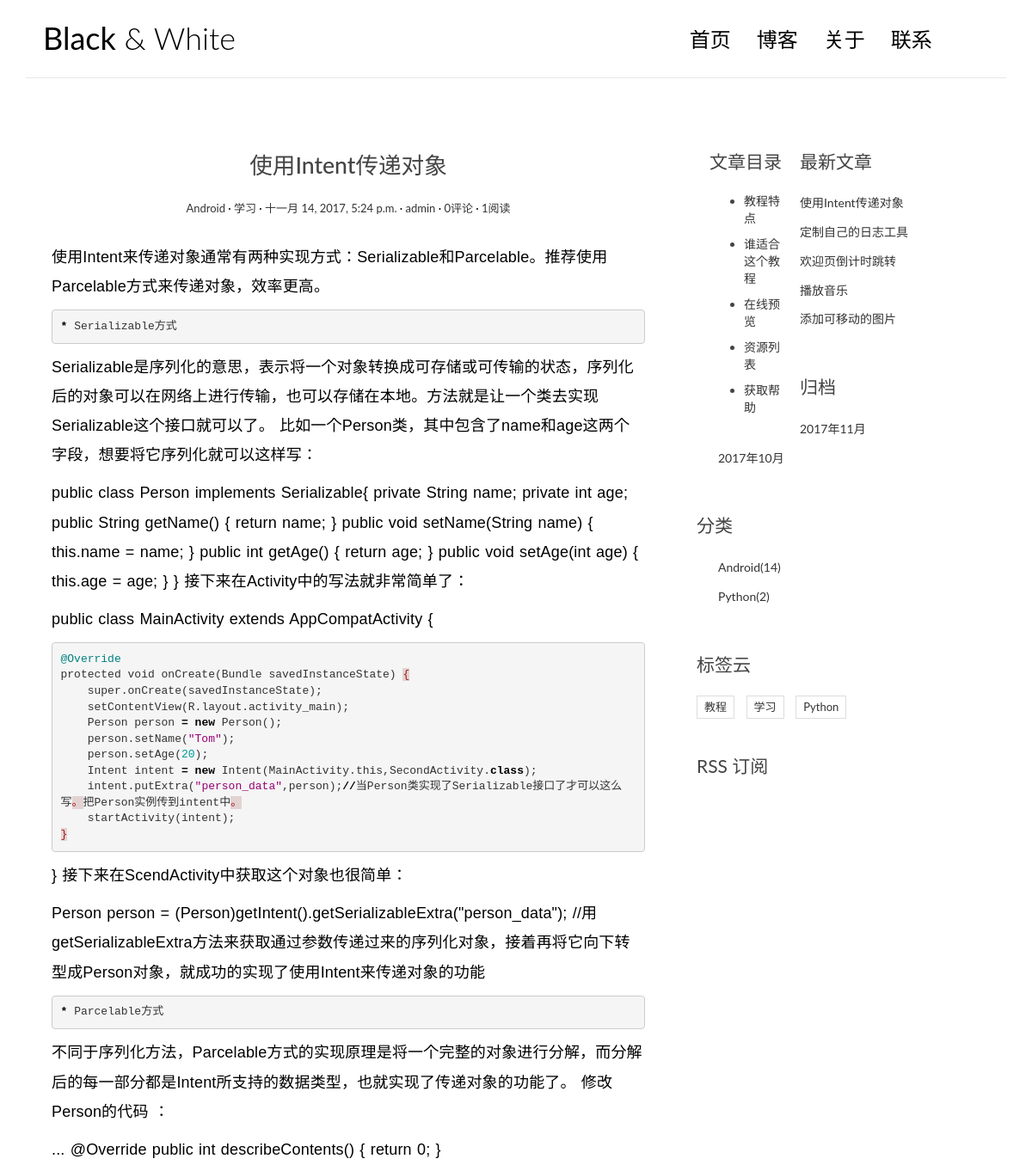
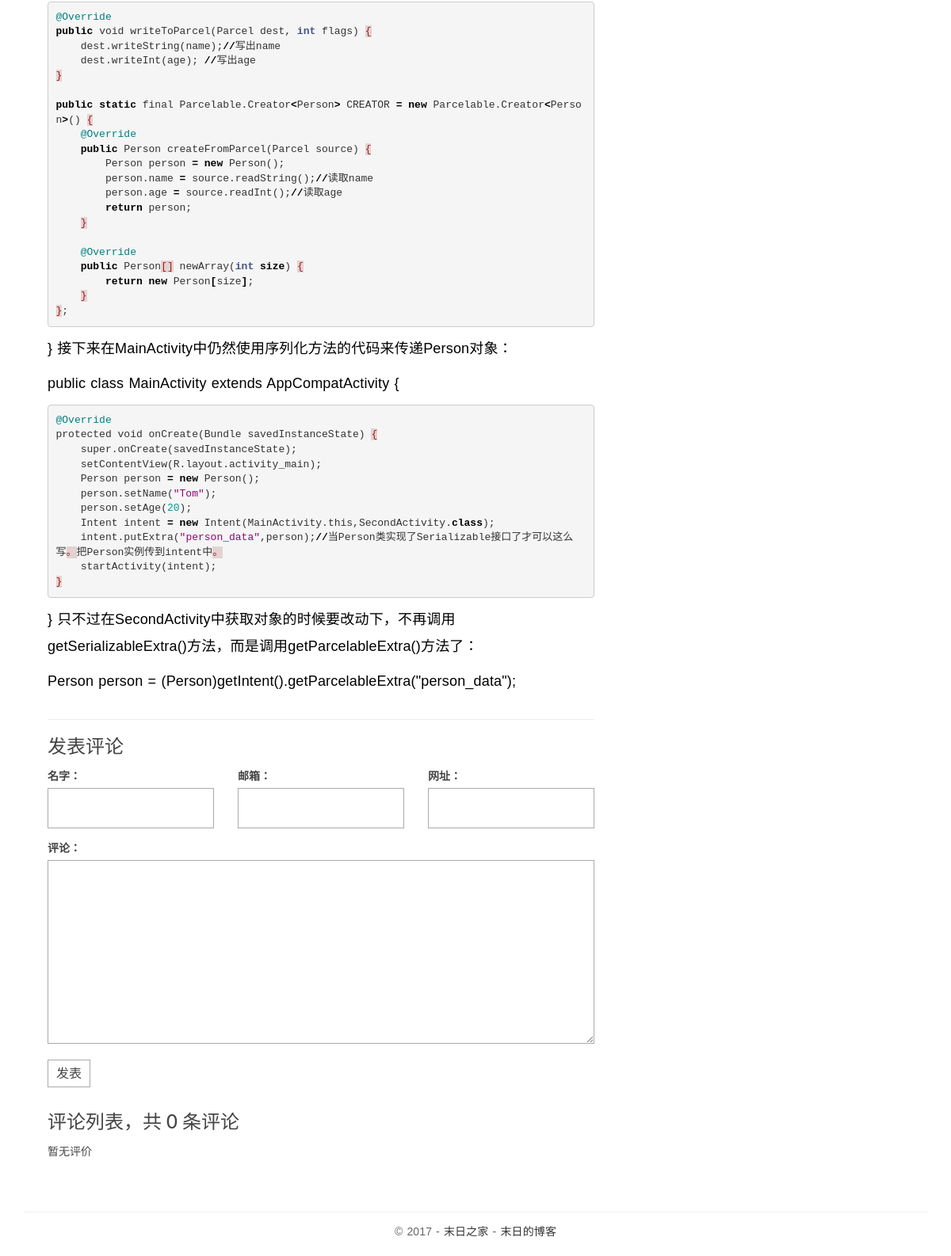
/post/16/, run on the app's committed database (2 pictures, top to bottom).
### blogapp/models.py (models this page shows, shortened)
class Post(models.Model):
    title = models.CharField(max_length=70)
    body = models.TextField()
    created_time = models.DateTimeField()#发布时间
    modified_time = models.DateTimeField()#最后修改时间
    excerpt = models.CharField(max_length=200,blank=True) #摘要
    category = models.ForeignKey(Category)
    tags = models.ManyToManyField(Tag,blank=True)
    author = models.ForeignKey(User) # 文章作者，这里 User 是从 django.contrib.auth.models 导入的。
    views = models.PositiveIntegerField(default=0)#阅读量
    def get_absolute_url(self):
        return reverse('blog:detail', kwargs={'pk': self.pk})
    def increase_views(self):
        self.views += 1
        self.save(update_fields=['views'])
    class Meta:
        ordering = ['-created_time']

class Category(models.Model):
    name = models.CharField(max_length=100)
    def __str__(self):
        return self.name

class Tag(models.Model):
    name = models.CharField(max_length=100)

### blogapp/views.py (the view)
# urls.py: url(r'^post/(?P<pk>[0-9]+)/$',views.PostDetailView.as_view(),name='detail'),
class PostDetailView(DetailView):
    model = Post
    template_name = 'blog/detail.html'
    context_object_name = 'post'
    def get(self,request,*args,**kwargs):
        response = super(PostDetailView,self).get(request,*args,**kwargs)
        self.object.increase_views()
        return response
    def get_object(self, queryset=None):
        post = super(PostDetailView,self).get_object(queryset=None)
        post.body = markdown.markdown(post.body,
                                      extensions=[
                                          'markdown.extensions.extra',
                                          'markdown.extensions.codehilite',
                                          'markdown.extensions.toc',
                                      ])
        return post
    def get_context_data(self, **kwargs):
        context = super(PostDetailView, self).get_context_data(**kwargs)
        form = CommentForm()
        comment_list = self.object.comment_set.all()
        context.update({
            'form': form,
            'comment_list': comment_list
        })
        return context

### comments/forms.py
class CommentForm(forms.ModelForm):
    class Meta:
        model = Comment
        fields = ['name','email','url','text']

### blogapp/templatetags/blog_tags.py (called while the page is built)
@register.simple_tag
def get_recent_posts(num=5):
    return Post.objects.all().order_by('-created_time')[:num]

@register.simple_tag
def archives():
    return Post.objects.dates('created_time','month',order='DESC')

@register.simple_tag
def get_tags():
    return Tag.objects.annotate(num_posts=Count('post')).filter(num_posts__gt=0)

@register.simple_tag
def get_categories():
    return Category.objects.annotate(num_posts=Count('post')).filter(num_posts__gt=0)

### templates/blog/detail.html (shortened to what this page needs)
<!DOCTYPE html>
{% extends 'base.html' %}
{% load staticfiles %}
{% block main %}
                <article class="post post-{{ post.pk }}">
                    <header class="entry-header">
                        <h1 class="entry-title">{{ post.title }}</h1>
                        <div class="entry-meta">
                            <span class="post-category"><a href="#">{{ post.category }}</a></span>
                            {% for tag in post.tags.all %}
                            <span class="post-category"><a href="#">{{ tag.name }}</a></span>
                            {% endfor %}
                            <span class="post-date"><a href="#"><time class="entry-date"
                                                                      datetime="{{ post.created_time }}">{{ post.created_time }}</time></a></span>
                            <span class="post-author"><a href="#">{{ post.author }}</a></span>
                            <span class="comments-link"><a href="#">{{ post.comment_set.count }}评论</a></span>
                            <span class="views-count"><a href="#">{{ post.views }}阅读</a></span>
                        </div>
                    </header>
                    <div class="entry-content clearfix">
                        {{ post.body|safe }}
                    </div>
                </article>
                <section class="comment-area" id="comment-area">
                    <hr>
                    <h3>发表评论</h3>
                    <form action="{% url 'comments:post_comment' post.pk %}" method="post" class="comment-form">
                        <div class="row">
                            <div class="col-md-4">
                                <label for="{{ form.nam.id_for_label }}">名字：</label>
                                {{ form.name }}
                            </div>
                            <div class="col-md-4">
                                <label for="{{ form.email.id_for_label }}">邮箱：</label>
                                {{ form.email }}
                            </div>
                            <div class="col-md-4">
                                <label for="{{ form.url.id_for_label }}">网址：</label>
                                {{ form.url }}
                            </div>
                            <div class="col-md-12">
                                <label for="{{ form.text.id_for_label }}">评论：</label>
                                {{ form.text }}
                                <button type="submit" class="comment-btn">发表</button>
                            </div>
                        </div>
                    </form>
                    <div class="comment-list-panel">
                        <h3>评论列表，共 <span>{{ post.comment_set.count }}</span> 条评论</h3>
                        <ul class="comment-list list-unstyled">
                            {% for comment in comment_list %}
                            <li class="comment-item">
                                <span class="nickname">{{ comment.name }}</span>
                                <time class="submit-date">{{ comment.created_time }}</time>
                                <div class="text">
                                    {{ comment.text }}
                                </div>
                            </li>
                            {% empty %}
                            暂无评价
                            {% endfor %}
                        </ul>
                    </div>
                </section>
{% endblock main %}
{% block toc %}
    <aside class="col-md-4">
        <div class="widget widget-content">
            <h3 class="widget-title">文章目录</h3>
            <ul>
                <li>
                    <a href="#">教程特点</a>
                </li>
                <li>
                    <a href="#">谁适合这个教程</a>
                </li>
                <li>
                    <a href="#">在线预览</a>
                </li>
                <li>
                    <a href="#">资源列表</a>
                </li>
                <li>
                    <a href="#">获取帮助</a>
                </li>
            </ul>
        </div>
    </aside>
{% endblock toc %}

### templates/base.html (shortened to what this page needs)
<!DOCTYPE html>
{% load staticfiles %}
{% load blog_tags %}
<html>
<head>
    <link href="https://cdn.bootcss.com/bootstrap/3.3.7/css/bootstrap.min.css" rel="stylesheet">
    <link rel="stylesheet" href="http://code.ionicframework.com/ionicons/2.0.1/css/ionicons.min.css">
    <link rel="stylesheet" href="{% static 'blog/css/pace.css' %}">
    <link rel="stylesheet" href="{% static 'blog/css/custom.css' %}">
    <link rel="stylesheet" href="{% static 'blog/css/highlights/github.css' %}">
</head>
<body>
<div class="container">
    <header id="site-header">
        <div class="row">
            <div class="col-md-4 col-sm-5 col-xs-8">
                <div class="logo">
                    <h1><a href="{% url 'blog:index' %}"><b>Black</b> &amp; White</a></h1>
                </div>
            </div>
            <div class="col-md-8 col-sm-7 col-xs-4">
                <nav class="main-nav" role="navigation">
                    <div class="collapse navbar-collapse" id="bs-example-navbar-collapse-1">
                        <ul class="nav navbar-nav navbar-right">
                            <li class="cl-effect-11"><a href="{% url 'blog:index' %}" data-hover="首页">首页</a></li>
                            <li class="cl-effect-11"><a href="full-width.html" data-hover="博客">博客</a></li>
                            <li class="cl-effect-11"><a href="about.html" data-hover="关于">关于</a></li>
                            <li class="cl-effect-11"><a href="contact.html" data-hover="联系">联系</a></li>
                        </ul>
                    </div>
                </nav>
            </div>
        </div>
    </header>
</div>
<div class="content-body">
    <div class="container">
        <div class="row">
            <main class="col-md-8">
                {% block main %}
                {% endblock main %}
            </main>
            <aside class="col-md-4">
                {% block toc %}
                {% endblock toc %}
                <div class="widget widget-recent-posts">
                    <h3 class="widget-title">最新文章</h3>
                    {% get_recent_posts as recent_post_list %}
                    <ul>
                        {% for post in recent_post_list %}
                        <li>
                            <a href="{{ post.get_absolute_url }}">{{ post.title }}</a>
                        </li>
                        {% empty %}
                        暂无文章
                        {% endfor %}
                    </ul>
                </div>
                <div class="widget widget-archives">
                    <h3 class="widget-title">归档</h3>
                    {% archives as date_list %}
                    <ul>
                        {% for date in date_list %}
                        <li>
                            <a href="{% url 'blog:archives' date.year date.month %}">{{ date.year }}年{{ date.month }}月</a>
                        </li>
                        {% empty %}
                        暂无归档！
                        {% endfor %}
                    </ul>
                </div>
                <div class="widget widget-category">
                    <h3 class="widget-title">分类</h3>
                    {% get_categories as category_list %}
                    <ul>
                        {% for category in category_list %}
                        <li>
                            <a href="{% url 'blog:category' category.pk %}">{{ category.name }}<span class="post-count">({{ category.num_posts }})</span></a>
                        </li>
                        {% empty %}
                            暂无分类
                        {% endfor %}
                    </ul>
                </div>
                <div class="widget widget-tag-cloud">
                    <h3 class="widget-title">标签云</h3>
                    {% get_tags as tags_list %}
                    <ul>
                        {% for tag in tags_list %}
                        <li>
                            <a href="{% url 'blog:tag' tag.pk %}">{{ tag.name }}</a>
                        </li>
                        {% empty %}
                            暂无标签
                        {% endfor %}
                    </ul>
                </div>
                <div class="rss">
                    <a href="{% url 'rss' %}"> RSS 订阅</a>
                </div>
            </aside>
        </div>
    </div>
</div>
<footer id="site-footer">
    <div class="container">
        <div class="row">
            <div class="col-md-12">
                <p class="copyright">&copy 2017 - <a href="http://morissf.com/"
                                                        target="_blank" title="模板之家">末日之家</a>
                    - <a href="http://morissf.com/" title="网页模板" target="_blank">末日的博客</a>
                </p>
            </div>
        </div>
    </div>
</footer>
</body>
</html>

### blogapp/static/blog/css/custom.css (style rules this page uses)
* { outline: none; }
h1, h2, h3, h4, h5, h6 { margin-top: 0; }
b { font-weight: 400; }
a { color: #333; }
body { color: #444; font-family: 'Lato', sans-serif; }
p { font-family: 'Ubuntu', sans-serif; font-weight: 400; word-spacing: 1px; letter-spacing: 0.01em; }
#site-header { background-color: #FFF; padding: 25px 20px; margin-bottom: 40px; border-bottom: 1px solid #e7e7e7; }
.logo h1 a { color: #000; }
.logo h1 { margin: 0; font-family: 'Lato', sans-serif; font-weight: 300; }
.main-nav { margin-top: 11px; max-width: 95%; }
.main-nav a { color: #000000 !important; padding: 0 0 5px 0 !important; margin-right: 30px; font-family: 'Lato', sans-serif; font-weight: 300; font-size: 24px; }
.cl-effect-11 a { padding: 10px 0; color: #0972b4; text-shadow: none; }
.cl-effect-11 a::before { position: absolute; top: 0; left: 0; overflow: hidden; padding: 0 0 5px 0 !important; max-width: 0; border-bottom: 1px solid #000; color: #000; content: attr(data-hover); white-space: nowrap; -webkit-transition: max-width 0.5s; -moz-transition: max-width 0.5s; transition: max-width 0.5s; }
.content-body { padding-bottom: 4em; }
.post { background: #fff; padding: 30px 30px 0; }
.entry-title { text-align: center; font-size: 1.9em; margin-bottom: 20px; line-height: 1.6; padding: 10px 20px 0; }
.entry-meta { text-align: center; color: #DDDDDD; font-size: 13px; margin-bottom: 30px; }
.entry-content { font-size: 18px; line-height: 1.9; font-weight: 300; color: #000; }
.post-category::after, .post-date::after, .post-author::after, .comments-link::after { content: ' ·'; color: #000; }
.widget { background: #fff; padding: 30px 0 0; }
.widget-title { font-size: 1.5em; margin-bottom: 20px; line-height: 1.6; padding: 10px 0 0; font-weight: 400; }
.widget-recent-posts ul { padding: 0; margin: 0; padding-left: 20px; }
.widget-recent-posts ul li { list-style-type: none; position: relative; line-height: 170%; margin-bottom: 10px; }
.widget-recent-posts ul li::before { content: '\f3d3'; font-family: "Ionicons"; position: absolute; left: -17px; top: 3px; font-size: 16px; color: #000; }
.widget-archives ul { padding: 0; margin: 0; padding-left: 25px; }
.widget-archives ul li { list-style-type: none; position: relative; line-height: 170%; margin-bottom: 10px; }
.widget-archives ul li::before { content: '\f3f3'; font-family: "Ionicons"; position: absolute; left: -25px; top: 1px; font-size: 16px; color: #000; }
.widget-category ul { padding: 0; margin: 0; padding-left: 25px; }
.widget-category ul li { list-style-type: none; position: relative; line-height: 170%; margin-bottom: 10px; }
.widget-category ul li::before { content: '\f3fe'; font-family: "Ionicons"; position: absolute; left: -25px; top: 1px; font-size: 18px; color: #000; }
.widget-tag-cloud ul { padding: 0; margin: 0; margin-right: -10px; }
.widget-tag-cloud ul li { list-style-type: none; font-size: 13px; display: inline-block; margin-right: 10px; margin-bottom: 10px; padding: 3px 8px; border: 1px solid #ddd; }
.widget-content ul li { margin-bottom: 10px; }
.rss { font-size: 21px; margin-top: 30px; }
.rss a { color: #444; }
#site-footer { padding-top: 10px; padding: 0 0 1.5em 0; }
.copyright { text-align: center; padding-top: 1em; margin: 0; border-top: 1px solid #eee; color: #666; }
.contact-form input, .comment-form input { border: 1px solid #aaa; margin-bottom: 15px; width: 100%; padding: 15px 15px; font-size: 16px; line-height: 100%; transition: 0.4s border-color linear; }
.contact-form textarea, .comment-form textarea { border: 1px solid #aaa; margin-bottom: 15px; width: 100%; padding: 15px 15px; font-size: 16px; line-height: 20px !important; min-height: 183px; transition: 0.4s border-color linear; }
.comment-area { padding: 0 30px 0; }
.comment-form { margin-top: 15px; }
.comment-form .comment-btn { background-color: #fff; border: 1px solid #aaa; font-size: 16px; padding: 5px 10px; }
.comment-list-panel { margin-top: 30px; }
.comment-list { margin-top: 15px; }

### blogapp/static/blog/css/highlights/github.css (style rules this page uses)
.codehilite .err { color: #a61717; background-color: #e3d2d2 }
.codehilite .k { color: #000000; font-weight: bold }
.codehilite .o { color: #000000; font-weight: bold }
.codehilite .nc { color: #445588; font-weight: bold }
.codehilite .nv { color: #008080 }
.codehilite .w { color: #bbbbbb }
.codehilite .mi { color: #009999 }
.codehilite .ss { color: #990073 }

### data on the page
Post: title "使用Intent传递对象", category "Android", created_time "十一月 14, 2017, 5:24 p.m.", author "admin", comment_set.count "0", views "1", body "使用Intent来传递对象通常有两种实现方式：Serializable和Parcelable。推荐使用Parcelable方式来传递对象，效率更高。 * Serializable方式 Serializable是序列化的意思，表示将一个对象转换成可存储或可传输的状态，序列化后的对象可以在网络上进行传输，也可以存储在本地。方法就是让一个类去实现Serializable这个接口就可以了。 比如一个Person类，其中包含了name和age这两个字段，想要将它序列化就可以这样写： public class Person implements Serializable{ private String name; private int age; public String getName() { return name; } public void setName(String name) { this.name = name; } public int getAge() { return age; } public void setAge(int age) { this.age = age; } } 接下来在Activity中的写法就非常简单了： public class MainActivity extends AppCompatActivity { @Override protected void onCreate ( Bundle savedInstanceState ) { super . onCreate ( savedInstanceState );…"
Tag: name "学习"
Post: title "定制自己的日志工具"
Post: title "欢迎页倒计时跳转"
Post: title "播放音乐"
Post: title "添加可移动的图片"
Category: name "Android", num_posts "14"
Category: name "Python", num_posts "2"
Tag: name "教程"
Tag: name "Python"

### other printed values
{{ date.year }} "2017" "2017"
{{ date.month }} "11" "10"
